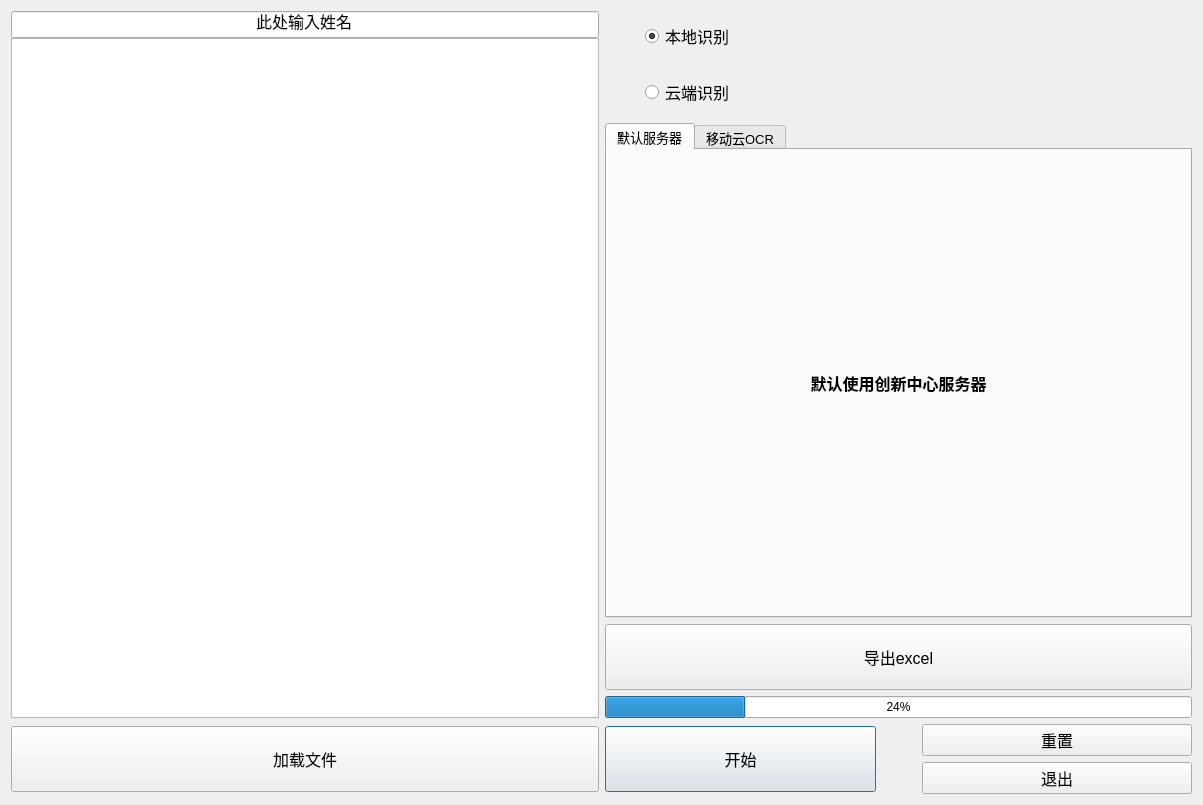
<?xml version="1.0" encoding="UTF-8"?>
<ui version="4.0">
 <class>Dialog</class>
 <widget class="QDialog" name="Dialog">
  <property name="geometry">
   <rect>
    <x>0</x>
    <y>0</y>
    <width>1203</width>
    <height>805</height>
   </rect>
  </property>
  <property name="windowTitle">
   <string>Dialog</string>
  </property>
  <layout class="QGridLayout" name="gridLayout_3">
   <item row="0" column="0">
    <layout class="QVBoxLayout" name="verticalLayout_3">
     <property name="spacing">
      <number>0</number>
     </property>
     <item>
      <widget class="QLineEdit" name="lineEdit_name">
       <property name="font">
        <font>
         <pointsize>12</pointsize>
        </font>
       </property>
       <property name="text">
        <string>此处输入姓名</string>
       </property>
       <property name="alignment">
        <set>Qt::AlignCenter</set>
       </property>
      </widget>
     </item>
     <item>
      <widget class="QListWidget" name="listWidget_files"/>
     </item>
    </layout>
   </item>
   <item row="0" column="1">
    <layout class="QVBoxLayout" name="verticalLayout">
     <item>
      <layout class="QGridLayout" name="gridLayout">
       <item row="0" column="0">
        <spacer name="horizontalSpacer_2">
         <property name="orientation">
          <enum>Qt::Horizontal</enum>
         </property>
         <property name="sizeType">
          <enum>QSizePolicy::Preferred</enum>
         </property>
         <property name="sizeHint" stdset="0">
          <size>
           <width>40</width>
           <height>20</height>
          </size>
         </property>
        </spacer>
       </item>
       <item row="0" column="1">
        <widget class="QRadioButton" name="radioButton_local">
         <property name="sizePolicy">
          <sizepolicy hsizetype="Minimum" vsizetype="Preferred">
           <horstretch>0</horstretch>
           <verstretch>0</verstretch>
          </sizepolicy>
         </property>
         <property name="minimumSize">
          <size>
           <width>0</width>
           <height>50</height>
          </size>
         </property>
         <property name="font">
          <font>
           <pointsize>12</pointsize>
          </font>
         </property>
         <property name="text">
          <string>本地识别</string>
         </property>
         <property name="checked">
          <bool>true</bool>
         </property>
        </widget>
       </item>
       <item row="1" column="0">
        <spacer name="horizontalSpacer_3">
         <property name="orientation">
          <enum>Qt::Horizontal</enum>
         </property>
         <property name="sizeType">
          <enum>QSizePolicy::Preferred</enum>
         </property>
         <property name="sizeHint" stdset="0">
          <size>
           <width>40</width>
           <height>20</height>
          </size>
         </property>
        </spacer>
       </item>
       <item row="1" column="1">
        <widget class="QRadioButton" name="radioButton_cloud">
         <property name="sizePolicy">
          <sizepolicy hsizetype="Minimum" vsizetype="Preferred">
           <horstretch>0</horstretch>
           <verstretch>0</verstretch>
          </sizepolicy>
         </property>
         <property name="minimumSize">
          <size>
           <width>0</width>
           <height>50</height>
          </size>
         </property>
         <property name="font">
          <font>
           <pointsize>12</pointsize>
          </font>
         </property>
         <property name="text">
          <string>云端识别</string>
         </property>
         <property name="checked">
          <bool>false</bool>
         </property>
        </widget>
       </item>
      </layout>
     </item>
     <item>
      <widget class="QTabWidget" name="tabWidget">
       <property name="enabled">
        <bool>true</bool>
       </property>
       <property name="font">
        <font>
         <pointsize>10</pointsize>
        </font>
       </property>
       <property name="currentIndex">
        <number>0</number>
       </property>
       <widget class="QWidget" name="tab_default">
        <attribute name="title">
         <string>默认服务器</string>
        </attribute>
        <layout class="QGridLayout" name="gridLayout_2">
         <item row="0" column="0">
          <widget class="QLabel" name="label">
           <property name="font">
            <font>
             <pointsize>12</pointsize>
             <weight>75</weight>
             <bold>true</bold>
            </font>
           </property>
           <property name="text">
            <string>默认使用创新中心服务器</string>
           </property>
           <property name="textFormat">
            <enum>Qt::AutoText</enum>
           </property>
           <property name="alignment">
            <set>Qt::AlignCenter</set>
           </property>
          </widget>
         </item>
        </layout>
       </widget>
       <widget class="QWidget" name="tab_ecloud">
        <attribute name="title">
         <string>移动云OCR</string>
        </attribute>
       </widget>
      </widget>
     </item>
     <item>
      <widget class="QPushButton" name="pushButton_export">
       <property name="sizePolicy">
        <sizepolicy hsizetype="Minimum" vsizetype="Fixed">
         <horstretch>0</horstretch>
         <verstretch>0</verstretch>
        </sizepolicy>
       </property>
       <property name="minimumSize">
        <size>
         <width>0</width>
         <height>66</height>
        </size>
       </property>
       <property name="font">
        <font>
         <pointsize>12</pointsize>
        </font>
       </property>
       <property name="text">
        <string>导出excel</string>
       </property>
      </widget>
     </item>
     <item>
      <widget class="QProgressBar" name="progressBar">
       <property name="sizePolicy">
        <sizepolicy hsizetype="Expanding" vsizetype="Fixed">
         <horstretch>0</horstretch>
         <verstretch>0</verstretch>
        </sizepolicy>
       </property>
       <property name="value">
        <number>24</number>
       </property>
       <property name="alignment">
        <set>Qt::AlignCenter</set>
       </property>
      </widget>
     </item>
    </layout>
   </item>
   <item row="1" column="0" colspan="2">
    <layout class="QHBoxLayout" name="horizontalLayout_3">
     <item>
      <widget class="QPushButton" name="pushButton_loadFile">
       <property name="sizePolicy">
        <sizepolicy hsizetype="Minimum" vsizetype="Fixed">
         <horstretch>0</horstretch>
         <verstretch>0</verstretch>
        </sizepolicy>
       </property>
       <property name="minimumSize">
        <size>
         <width>0</width>
         <height>66</height>
        </size>
       </property>
       <property name="font">
        <font>
         <pointsize>12</pointsize>
        </font>
       </property>
       <property name="text">
        <string>加载文件</string>
       </property>
      </widget>
     </item>
     <item>
      <layout class="QHBoxLayout" name="horizontalLayout">
       <item>
        <widget class="QPushButton" name="pushButton_start">
         <property name="sizePolicy">
          <sizepolicy hsizetype="Minimum" vsizetype="Fixed">
           <horstretch>0</horstretch>
           <verstretch>0</verstretch>
          </sizepolicy>
         </property>
         <property name="minimumSize">
          <size>
           <width>0</width>
           <height>66</height>
          </size>
         </property>
         <property name="font">
          <font>
           <pointsize>12</pointsize>
          </font>
         </property>
         <property name="text">
          <string>开始</string>
         </property>
         <property name="default">
          <bool>true</bool>
         </property>
        </widget>
       </item>
       <item>
        <spacer name="horizontalSpacer">
         <property name="orientation">
          <enum>Qt::Horizontal</enum>
         </property>
         <property name="sizeType">
          <enum>QSizePolicy::Preferred</enum>
         </property>
         <property name="sizeHint" stdset="0">
          <size>
           <width>40</width>
           <height>20</height>
          </size>
         </property>
        </spacer>
       </item>
       <item>
        <layout class="QVBoxLayout" name="verticalLayout_2">
         <item>
          <widget class="QPushButton" name="pushButton_reset">
           <property name="sizePolicy">
            <sizepolicy hsizetype="Minimum" vsizetype="Fixed">
             <horstretch>0</horstretch>
             <verstretch>0</verstretch>
            </sizepolicy>
           </property>
           <property name="minimumSize">
            <size>
             <width>0</width>
             <height>30</height>
            </size>
           </property>
           <property name="font">
            <font>
             <pointsize>12</pointsize>
            </font>
           </property>
           <property name="text">
            <string>重置</string>
           </property>
          </widget>
         </item>
         <item>
          <widget class="QPushButton" name="pushButton_exit">
           <property name="sizePolicy">
            <sizepolicy hsizetype="Minimum" vsizetype="Preferred">
             <horstretch>0</horstretch>
             <verstretch>0</verstretch>
            </sizepolicy>
           </property>
           <property name="minimumSize">
            <size>
             <width>0</width>
             <height>30</height>
            </size>
           </property>
           <property name="font">
            <font>
             <pointsize>12</pointsize>
            </font>
           </property>
           <property name="text">
            <string>退出</string>
           </property>
          </widget>
         </item>
        </layout>
       </item>
      </layout>
     </item>
    </layout>
   </item>
  </layout>
 </widget>
 <resources/>
 <connections>
  <connection>
   <sender>pushButton_exit</sender>
   <signal>clicked()</signal>
   <receiver>Dialog</receiver>
   <slot>close()</slot>
   <hints>
    <hint type="sourcelabel">
     <x>1094</x>
     <y>775</y>
    </hint>
    <hint type="destinationlabel">
     <x>601</x>
     <y>402</y>
    </hint>
   </hints>
  </connection>
 </connections>
</ui>
